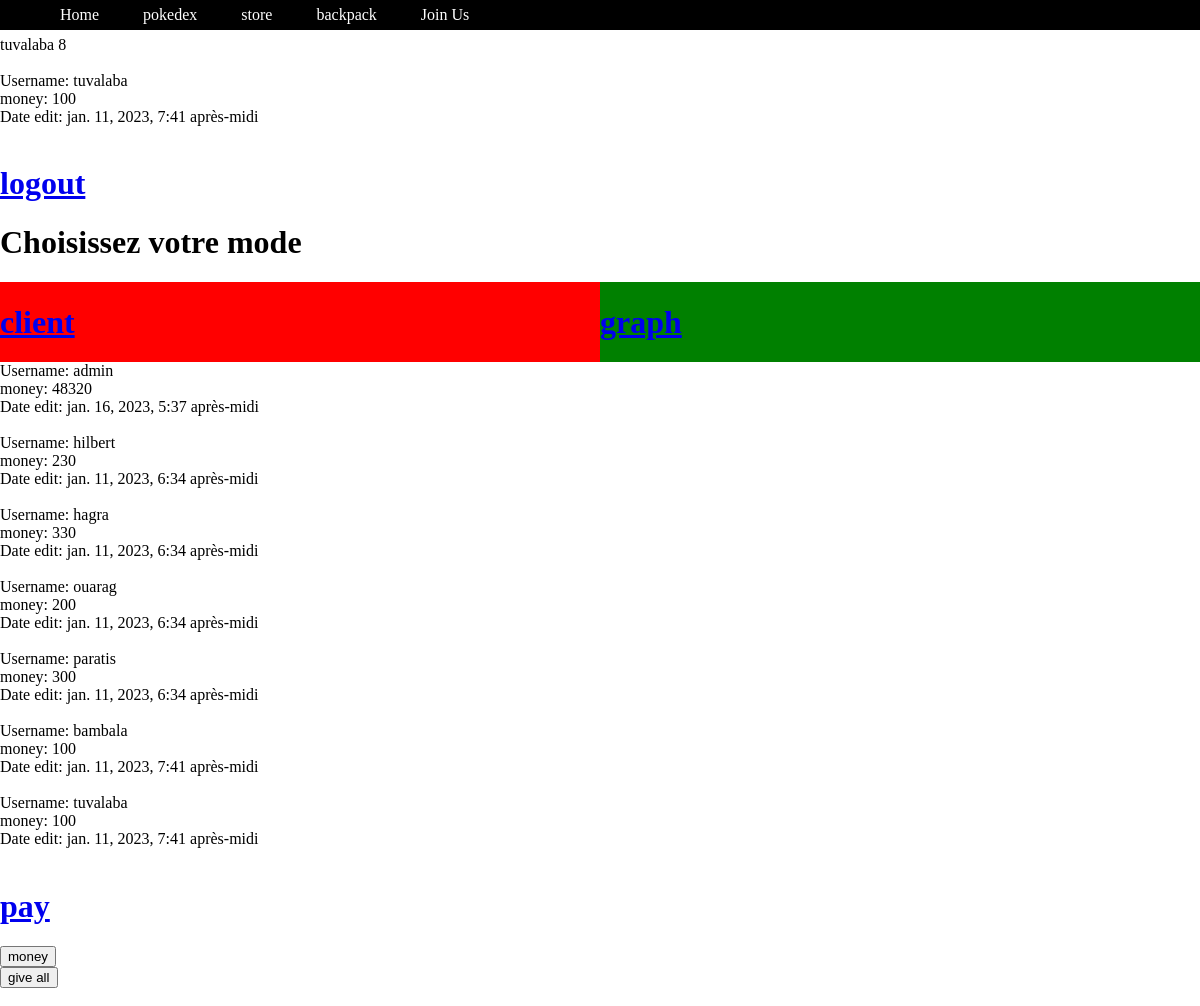
Page / (signed in) on the committed database.
### authentication/models.py (models this page shows)
class Profile(models.Model):
    user = models.OneToOneField(User, on_delete=models.CASCADE)
    follows = models.ManyToManyField("self",
                                     related_name="followed_by",
                                     symmetrical=False,
                                     blank=True)
    date_modified = models.DateTimeField(User, auto_now=True)
    money = models.IntegerField(default=100)
    my_objects = models.CharField(default=[0, 0, 0, 0], max_length=40)
    def __str__(self):
        return self.user.username

### relaigraph/views.py (the view)
# urls.py: path('', index),
def index(request):
    current_user = request.user
    if current_user.is_authenticated:
        my_id = request.user.id
        admin = False
        if current_user.username == 'admin':
            admin = True
        profiles = Profile.objects.all()
        profile = Profile.objects.filter(user=current_user)
        if 'money' in request.POST:
            for pr in profiles:
                if pr.user.username == current_user.username:
                    pr.money += 10
                    pr.save()
                    print("add", current_user.username)
        elif 'give_all' in request.POST:
            for pr in profiles:
                pr.money += 10
                pr.save()
                print("add", current_user.username)
        return render(request, "index.html", context={"admin": admin,
                                                      "profiles": profiles,
                                                      "id": my_id,
                                                      "user": current_user,
                                                      "profile": profile})
    else:
        return render(request, "index.html")

### relaigraph/templates/index.html (shortened to what this page needs)
{% extends 'navbar.html' %}
{% block nav %}
    <div id="top">
        {% if user.is_authenticated %}
            {{ user.username }}
            {{ id }}
            <br>
            <br>
            {% for pr in profile %}
                Username: {{ pr }}<br>
                money: {{ pr.money }}<br>
                Date edit: {{ pr.date_modified }}<br>
                <br>
            {% endfor %}
        <a href="/logout"><h1>logout</h1></a>
        {% else %}
        <a href="/register"><h1>register</h1></a>
        <a href="/login"><h1>login</h1></a>
        {% endif %}
    </div>
    <h1>Choisissez votre mode</h1>
    <div id="client">
        <a href="/client"><h1>client</h1></a>
    </div>
    <div id="graph">
        <a href="/graph"><h1>graph</h1></a>
    </div>
    {% for p in profiles %}
        Username: {{ p }}<br>
        money: {{ p.money }}<br>
        Date edit: {{ p.date_modified }}<br>
        <br>
    {% endfor %}
    <a href="/payment"><h1>pay</h1></a>
    <form method="POST" class="post_form" name="money">
        <button type="submit" class="save_btn" name="money">
            money
        </button>
    </form>
    <form method="POST" class="post_form" name="give_all">
        <button type="submit" class="save_btn" name="give_all">
            give all
        </button>
    </form>
{% endblock %}

### authentication/static/css/style.css (style rules this page uses)
#client { width: 50%; height: 100%; float: left; background-color: red; }
#graph { width: 50%; height: 100%; float: left; background-color: green; }

### relaigraph/templates/navbar.html (style rules this page uses)
body { margin: 0px; }

### rows in the picture
Profile: user.username "tuvalaba", money "100", date_modified "jan. 11, 2023, 7:41 après-midi"
Profile: user.username "admin", money "48320", date_modified "jan. 16, 2023, 5:37 après-midi"
Profile: user.username "hilbert", money "230", date_modified "jan. 11, 2023, 6:34 après-midi"
Profile: user.username "hagra", money "330", date_modified "jan. 11, 2023, 6:34 après-midi"
Profile: user.username "ouarag", money "200", date_modified "jan. 11, 2023, 6:34 après-midi"
Profile: user.username "paratis", money "300", date_modified "jan. 11, 2023, 6:34 après-midi"
Profile: user.username "bambala", money "100", date_modified "jan. 11, 2023, 7:41 après-midi"

### other values in the picture
{{ user.username }} "tuvalaba"
{{ id }} "8"
